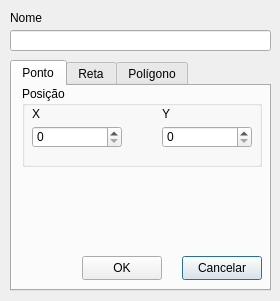
<?xml version="1.0" encoding="UTF-8"?>
<ui version="4.0">
 <class>Dialog</class>
 <widget class="QDialog" name="Dialog">
  <property name="geometry">
   <rect>
    <x>0</x>
    <y>0</y>
    <width>280</width>
    <height>301</height>
   </rect>
  </property>
  <property name="windowTitle">
   <string>Dialog</string>
  </property>
  <widget class="QLabel" name="label_5">
   <property name="geometry">
    <rect>
     <x>10</x>
     <y>10</y>
     <width>49</width>
     <height>16</height>
    </rect>
   </property>
   <property name="text">
    <string>Nome</string>
   </property>
  </widget>
  <widget class="QLineEdit" name="lineEdit">
   <property name="geometry">
    <rect>
     <x>10</x>
     <y>30</y>
     <width>261</width>
     <height>21</height>
    </rect>
   </property>
  </widget>
  <widget class="QTabWidget" name="tabWidget">
   <property name="geometry">
    <rect>
     <x>10</x>
     <y>60</y>
     <width>261</width>
     <height>231</height>
    </rect>
   </property>
   <property name="currentIndex">
    <number>0</number>
   </property>
   <widget class="QWidget" name="tabPoint">
    <attribute name="title">
     <string>Ponto</string>
    </attribute>
    <widget class="QPushButton" name="cancelPointButton">
     <property name="geometry">
      <rect>
       <x>170</x>
       <y>170</y>
       <width>80</width>
       <height>24</height>
      </rect>
     </property>
     <property name="text">
      <string>Cancelar</string>
     </property>
    </widget>
    <widget class="QPushButton" name="okPointButton">
     <property name="geometry">
      <rect>
       <x>70</x>
       <y>170</y>
       <width>80</width>
       <height>24</height>
      </rect>
     </property>
     <property name="text">
      <string>OK</string>
     </property>
    </widget>
    <widget class="QGroupBox" name="groupBoxPosPoint">
     <property name="geometry">
      <rect>
       <x>10</x>
       <y>0</y>
       <width>240</width>
       <height>81</height>
      </rect>
     </property>
     <property name="title">
      <string>Posição</string>
     </property>
     <widget class="QLabel" name="labelXPoint">
      <property name="geometry">
       <rect>
        <x>10</x>
        <y>20</y>
        <width>41</width>
        <height>16</height>
       </rect>
      </property>
      <property name="text">
       <string>X</string>
      </property>
     </widget>
     <widget class="QSpinBox" name="posXPoint">
      <property name="geometry">
       <rect>
        <x>10</x>
        <y>40</y>
        <width>90</width>
        <height>22</height>
       </rect>
      </property>
     </widget>
     <widget class="QLabel" name="labelYPoint">
      <property name="geometry">
       <rect>
        <x>140</x>
        <y>20</y>
        <width>49</width>
        <height>16</height>
       </rect>
      </property>
      <property name="text">
       <string>Y</string>
      </property>
     </widget>
     <widget class="QSpinBox" name="posYPoint">
      <property name="geometry">
       <rect>
        <x>140</x>
        <y>40</y>
        <width>90</width>
        <height>22</height>
       </rect>
      </property>
     </widget>
    </widget>
   </widget>
   <widget class="QWidget" name="tabLine">
    <attribute name="title">
     <string>Reta</string>
    </attribute>
    <widget class="QGroupBox" name="groupBoxP1Line">
     <property name="geometry">
      <rect>
       <x>10</x>
       <y>0</y>
       <width>240</width>
       <height>81</height>
      </rect>
     </property>
     <property name="title">
      <string>Posição Do Ponto 1</string>
     </property>
     <widget class="QLabel" name="labelX1Line">
      <property name="geometry">
       <rect>
        <x>10</x>
        <y>20</y>
        <width>41</width>
        <height>16</height>
       </rect>
      </property>
      <property name="text">
       <string>X</string>
      </property>
     </widget>
     <widget class="QSpinBox" name="spinBoxX1Line">
      <property name="geometry">
       <rect>
        <x>10</x>
        <y>40</y>
        <width>90</width>
        <height>22</height>
       </rect>
      </property>
     </widget>
     <widget class="QLabel" name="labelY1Line">
      <property name="geometry">
       <rect>
        <x>140</x>
        <y>20</y>
        <width>49</width>
        <height>16</height>
       </rect>
      </property>
      <property name="text">
       <string>Y</string>
      </property>
     </widget>
     <widget class="QSpinBox" name="spinBoxY1Line">
      <property name="geometry">
       <rect>
        <x>140</x>
        <y>40</y>
        <width>90</width>
        <height>22</height>
       </rect>
      </property>
     </widget>
    </widget>
    <widget class="QPushButton" name="canceLineButton">
     <property name="geometry">
      <rect>
       <x>170</x>
       <y>170</y>
       <width>80</width>
       <height>24</height>
      </rect>
     </property>
     <property name="text">
      <string>Cancelar</string>
     </property>
    </widget>
    <widget class="QGroupBox" name="groupBoxP2Line">
     <property name="geometry">
      <rect>
       <x>10</x>
       <y>80</y>
       <width>240</width>
       <height>81</height>
      </rect>
     </property>
     <property name="title">
      <string>Posição Do Ponto 2</string>
     </property>
     <widget class="QLabel" name="labelX2Line">
      <property name="geometry">
       <rect>
        <x>10</x>
        <y>20</y>
        <width>49</width>
        <height>16</height>
       </rect>
      </property>
      <property name="text">
       <string>X</string>
      </property>
     </widget>
     <widget class="QLabel" name="labelY2Line">
      <property name="geometry">
       <rect>
        <x>140</x>
        <y>20</y>
        <width>49</width>
        <height>16</height>
       </rect>
      </property>
      <property name="text">
       <string>Y</string>
      </property>
     </widget>
     <widget class="QSpinBox" name="spinBoxX2Line">
      <property name="geometry">
       <rect>
        <x>10</x>
        <y>40</y>
        <width>90</width>
        <height>22</height>
       </rect>
      </property>
     </widget>
     <widget class="QSpinBox" name="spinBoxY2Line">
      <property name="geometry">
       <rect>
        <x>140</x>
        <y>40</y>
        <width>90</width>
        <height>22</height>
       </rect>
      </property>
     </widget>
    </widget>
    <widget class="QPushButton" name="okLineButton">
     <property name="geometry">
      <rect>
       <x>70</x>
       <y>170</y>
       <width>80</width>
       <height>24</height>
      </rect>
     </property>
     <property name="text">
      <string>OK</string>
     </property>
    </widget>
   </widget>
   <widget class="QWidget" name="tab_5">
    <attribute name="title">
     <string>Polígono</string>
    </attribute>
    <widget class="QPushButton" name="cancelPolygonButton">
     <property name="geometry">
      <rect>
       <x>170</x>
       <y>170</y>
       <width>80</width>
       <height>24</height>
      </rect>
     </property>
     <property name="text">
      <string>Cancelar</string>
     </property>
    </widget>
    <widget class="QPushButton" name="okPolygonButton">
     <property name="geometry">
      <rect>
       <x>70</x>
       <y>170</y>
       <width>80</width>
       <height>24</height>
      </rect>
     </property>
     <property name="text">
      <string>OK</string>
     </property>
    </widget>
    <widget class="QGroupBox" name="groupBoxPolyCen">
     <property name="geometry">
      <rect>
       <x>10</x>
       <y>0</y>
       <width>240</width>
       <height>81</height>
      </rect>
     </property>
     <property name="title">
      <string>Posição Do Centro</string>
     </property>
     <widget class="QLabel" name="labelXPolyCen">
      <property name="geometry">
       <rect>
        <x>10</x>
        <y>20</y>
        <width>41</width>
        <height>16</height>
       </rect>
      </property>
      <property name="text">
       <string>X</string>
      </property>
     </widget>
     <widget class="QSpinBox" name="spinBoxXPolyCen">
      <property name="geometry">
       <rect>
        <x>10</x>
        <y>40</y>
        <width>90</width>
        <height>22</height>
       </rect>
      </property>
     </widget>
     <widget class="QLabel" name="labelYPolyCen">
      <property name="geometry">
       <rect>
        <x>140</x>
        <y>20</y>
        <width>49</width>
        <height>16</height>
       </rect>
      </property>
      <property name="text">
       <string>Y</string>
      </property>
     </widget>
     <widget class="QSpinBox" name="spinBoxYPolyCen">
      <property name="geometry">
       <rect>
        <x>140</x>
        <y>40</y>
        <width>90</width>
        <height>22</height>
       </rect>
      </property>
     </widget>
    </widget>
    <widget class="QGroupBox" name="groupBoxPolyBorder">
     <property name="geometry">
      <rect>
       <x>10</x>
       <y>80</y>
       <width>240</width>
       <height>81</height>
      </rect>
     </property>
     <property name="title">
      <string>Arestas</string>
     </property>
     <widget class="QLabel" name="labelBordersQtd">
      <property name="geometry">
       <rect>
        <x>10</x>
        <y>20</y>
        <width>91</width>
        <height>16</height>
       </rect>
      </property>
      <property name="text">
       <string>Quantidade</string>
      </property>
     </widget>
     <widget class="QSpinBox" name="spinBoxBordersQtd">
      <property name="geometry">
       <rect>
        <x>10</x>
        <y>40</y>
        <width>90</width>
        <height>22</height>
       </rect>
      </property>
     </widget>
     <widget class="QLabel" name="labelBordersSize">
      <property name="geometry">
       <rect>
        <x>140</x>
        <y>20</y>
        <width>91</width>
        <height>16</height>
       </rect>
      </property>
      <property name="text">
       <string>Tamanho</string>
      </property>
     </widget>
     <widget class="QDoubleSpinBox" name="doubleSpinBoxBordersSize">
      <property name="geometry">
       <rect>
        <x>140</x>
        <y>40</y>
        <width>90</width>
        <height>22</height>
       </rect>
      </property>
     </widget>
    </widget>
   </widget>
  </widget>
 </widget>
 <tabstops>
  <tabstop>lineEdit</tabstop>
  <tabstop>tabWidget</tabstop>
  <tabstop>posXPoint</tabstop>
  <tabstop>posYPoint</tabstop>
  <tabstop>okPointButton</tabstop>
  <tabstop>cancelPointButton</tabstop>
  <tabstop>spinBoxX1Line</tabstop>
  <tabstop>spinBoxY1Line</tabstop>
  <tabstop>spinBoxX2Line</tabstop>
  <tabstop>spinBoxY2Line</tabstop>
  <tabstop>okLineButton</tabstop>
  <tabstop>canceLineButton</tabstop>
  <tabstop>spinBoxXPolyCen</tabstop>
  <tabstop>spinBoxYPolyCen</tabstop>
  <tabstop>spinBoxBordersQtd</tabstop>
  <tabstop>doubleSpinBoxBordersSize</tabstop>
  <tabstop>okPolygonButton</tabstop>
  <tabstop>cancelPolygonButton</tabstop>
 </tabstops>
 <resources/>
 <connections>
  <connection>
   <sender>canceLineButton</sender>
   <signal>clicked()</signal>
   <receiver>Dialog</receiver>
   <slot>close()</slot>
   <hints>
    <hint type="sourcelabel">
     <x>161</x>
     <y>266</y>
    </hint>
    <hint type="destinationlabel">
     <x>109</x>
     <y>150</y>
    </hint>
   </hints>
  </connection>
 </connections>
</ui>
